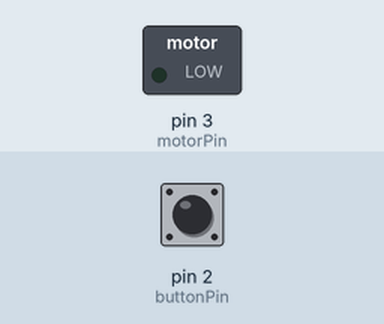
Recording of a sketch running on a simulated Arduino Uno, built with avr-gcc and run on an emulated ATmega328P. Parts: switched loads named in the sketch (green lamp = pin HIGH). The test bench sets the inputs (shaded band); at power-on: pin 2 (buttonPin) LOW.

Above: at 1.2 s.
1.3 s: pin 2 (buttonPin) pulled HIGH for 0.15 s
At 1.37 s:
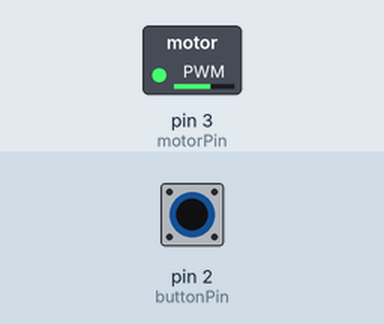
2.9 s: pin 2 (buttonPin) pulled HIGH for 3.2 s
At 6.9 s:
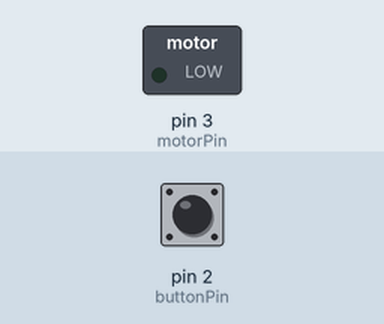
Timing chart, 0 to 8.4 s (numbered marks = the images above; inputs shaded):
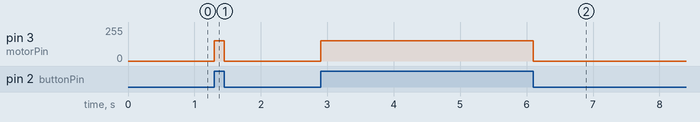

Measured:
- after the input at 1.3 s, pin 3 (motorPin): 0/255 → 153/255 at once, → 0/255 0.15 s later
- after the input at 2.9 s, pin 3 (motorPin): 0/255 → 153/255 at once, → 0/255 3.2 s later

The sketch:

motor.ino
```cpp
const int motorPin = 3;
const int buttonPin = 2;

int buttonState = 0;
void setup() {
pinMode(buttonPin,INPUT); //read from the button pin
pinMode(motorPin,OUTPUT); //write to the motor pin
}

void loop() {
  buttonState = digitalRead(buttonPin);
  if (buttonState == HIGH) {    //if the button is pressed
    analogWrite(motorPin,153);  //vibrate the motor
  } else {
    analogWrite(motorPin,0);    //otherwise switch the motor off
  }
}
```
